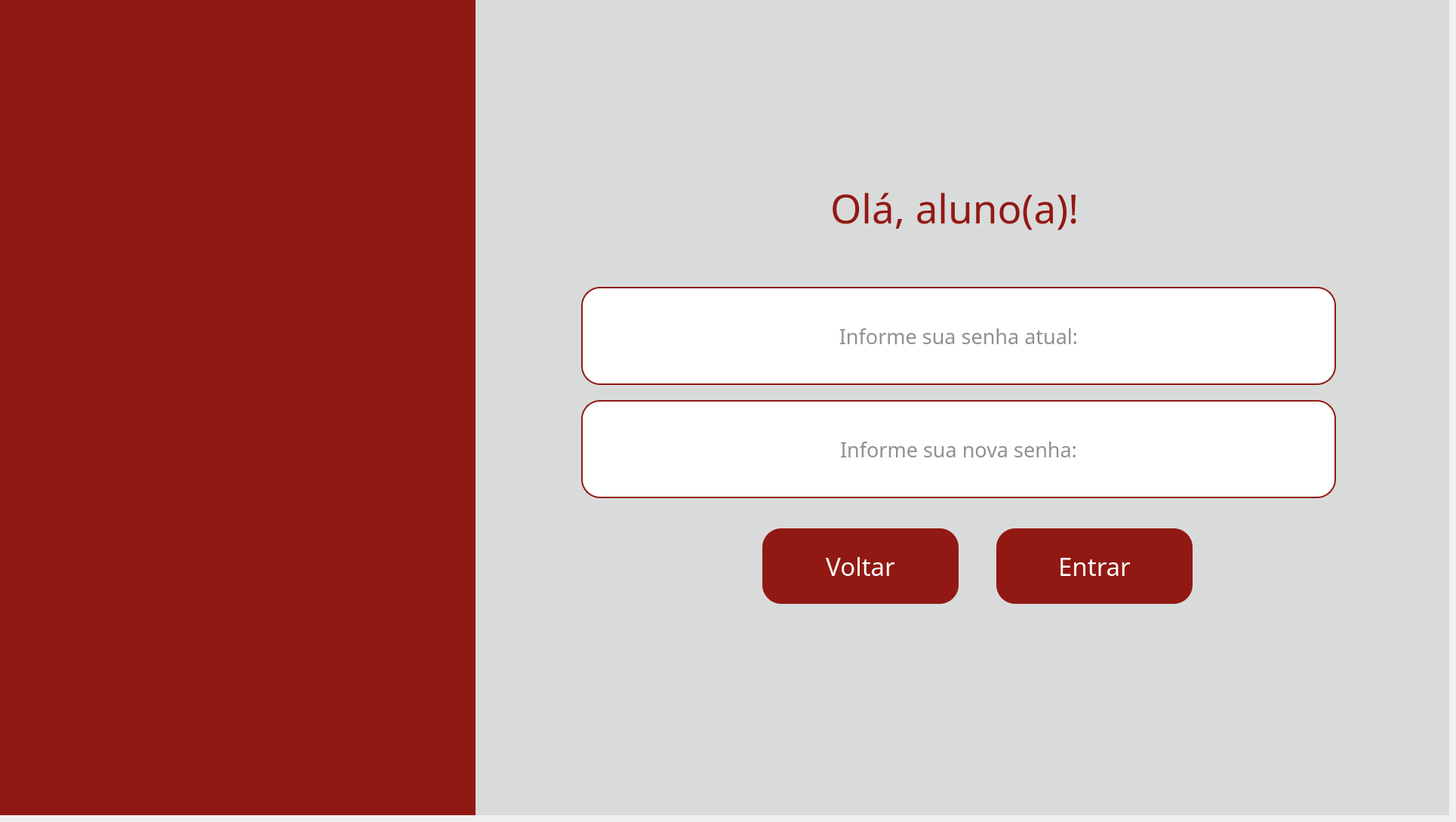
    <widget class="QWidget" name="pg_trocasenha_aluno">
     <widget class="QWidget" name="fundo_loginaluno_2" native="true">
      <property name="geometry">
       <rect>
        <x>0</x>
        <y>0</y>
        <width>1920</width>
        <height>1080</height>
       </rect>
      </property>
      <property name="styleSheet">
       <string notr="true">background-color: #d9dbdb</string>
      </property>
      <widget class="QWidget" name="barra_loginaluno_2" native="true">
       <property name="geometry">
        <rect>
         <x>0</x>
         <y>0</y>
         <width>630</width>
         <height>1080</height>
        </rect>
       </property>
       <property name="styleSheet">
        <string notr="true">background-color: #921913;</string>
       </property>
       <widget class="QLabel" name="img_fundo_loginaluno_2">
        <property name="geometry">
         <rect>
          <x>-60</x>
          <y>-60</y>
          <width>731</width>
          <height>1200</height>
         </rect>
        </property>
        <property name="text">
         <string/>
        </property>
        <property name="pixmap">
         <pixmap>../images/fundoetec.png</pixmap>
        </property>
        <property name="scaledContents">
         <bool>true</bool>
        </property>
       </widget>
      </widget>
      <widget class="QLabel" name="lbl_titulo_loginaluno_2">
       <property name="geometry">
        <rect>
         <x>1100</x>
         <y>240</y>
         <width>361</width>
         <height>71</height>
        </rect>
       </property>
       <property name="font">
        <font>
         <family>Arbutus Slab</family>
         <pointsize>40</pointsize>
        </font>
       </property>
       <property name="styleSheet">
        <string notr="true">color: #921913;</string>
       </property>
       <property name="text">
        <string>Olá, aluno(a)!</string>
       </property>
      </widget>
      <widget class="QPushButton" name="btn_voltarperfil2_2">
       <property name="geometry">
        <rect>
         <x>1010</x>
         <y>700</y>
         <width>260</width>
         <height>100</height>
        </rect>
       </property>
       <property name="font">
        <font>
         <family>Arbutus Slab</family>
         <pointsize>25</pointsize>
        </font>
       </property>
       <property name="styleSheet">
        <string notr="true">QPushButton{
    background-color: #921913;
    border: none;
    border-radius: 25px;
    color: white;
}

QPushButton:hover{
    background-color: #7a1410;
}

QPushButton:pressed{
    background-color: #5a0f0c;
}</string>
       </property>
       <property name="text">
        <string>Voltar</string>
       </property>
      </widget>
      <widget class="QLineEdit" name="input_loginaluno_2">
       <property name="geometry">
        <rect>
         <x>770</x>
         <y>380</y>
         <width>1000</width>
         <height>130</height>
        </rect>
       </property>
       <property name="font">
        <font>
         <family>Arbutus Slab</family>
         <pointsize>20</pointsize>
        </font>
       </property>
       <property name="styleSheet">
        <string notr="true">background-color: white;
border: 2px solid #921913;
border-radius: 25px;
color: #222222;
padding: 0 18px</string>
       </property>
       <property name="echoMode">
        <enum>QLineEdit::EchoMode::NoEcho</enum>
       </property>
       <property name="alignment">
        <set>Qt::AlignmentFlag::AlignCenter</set>
       </property>
       <property name="placeholderText">
        <string>Informe sua senha atual:</string>
       </property>
      </widget>
      <widget class="QLineEdit" name="input_senhaaluno_2">
       <property name="geometry">
        <rect>
         <x>770</x>
         <y>530</y>
         <width>1000</width>
         <height>130</height>
        </rect>
       </property>
       <property name="font">
        <font>
         <family>Arbutus Slab</family>
         <pointsize>20</pointsize>
        </font>
       </property>
       <property name="styleSheet">
        <string notr="true">background-color: white;
border: 2px solid #921913;
border-radius: 25px;
color: #222222;
padding: 0 18px</string>
       </property>
       <property name="echoMode">
        <enum>QLineEdit::EchoMode::Password</enum>
       </property>
       <property name="alignment">
        <set>Qt::AlignmentFlag::AlignCenter</set>
       </property>
       <property name="placeholderText">
        <string>Informe sua nova senha:</string>
       </property>
      </widget>
      <widget class="QPushButton" name="btn_entraraluno_2">
       <property name="geometry">
        <rect>
         <x>1320</x>
         <y>700</y>
         <width>260</width>
         <height>100</height>
        </rect>
       </property>
       <property name="font">
        <font>
         <family>Arbutus Slab</family>
         <pointsize>25</pointsize>
        </font>
       </property>
       <property name="styleSheet">
        <string notr="true">QPushButton{
    background-color: #921913;
    border: none;
    border-radius: 25px;
    color: white;
}

QPushButton:hover{
    background-color: #7a1410;
}

QPushButton:pressed{
    background-color: #5a0f0c;
}</string>
       </property>
       <property name="text">
        <string>Entrar</string>
       </property>
      </widget>
      <widget class="QLabel" name="lbl_logo_cps_loginaluno_2">
       <property name="geometry">
        <rect>
         <x>1550</x>
         <y>940</y>
         <width>111</width>
         <height>71</height>
        </rect>
       </property>
       <property name="text">
        <string/>
       </property>
       <property name="pixmap">
        <pixmap>../images/logocps.png</pixmap>
       </property>
       <property name="scaledContents">
        <bool>true</bool>
       </property>
      </widget>
      <widget class="QLabel" name="lbl_logo_etec_loginaluno_2">
       <property name="geometry">
        <rect>
         <x>1690</x>
         <y>950</y>
         <width>151</width>
         <height>91</height>
        </rect>
       </property>
       <property name="text">
        <string/>
       </property>
       <property name="pixmap">
        <pixmap>../images/logoetec.png</pixmap>
       </property>
       <property name="scaledContents">
        <bool>true</bool>
       </property>
      </widget>
     </widget>
    </widget>
